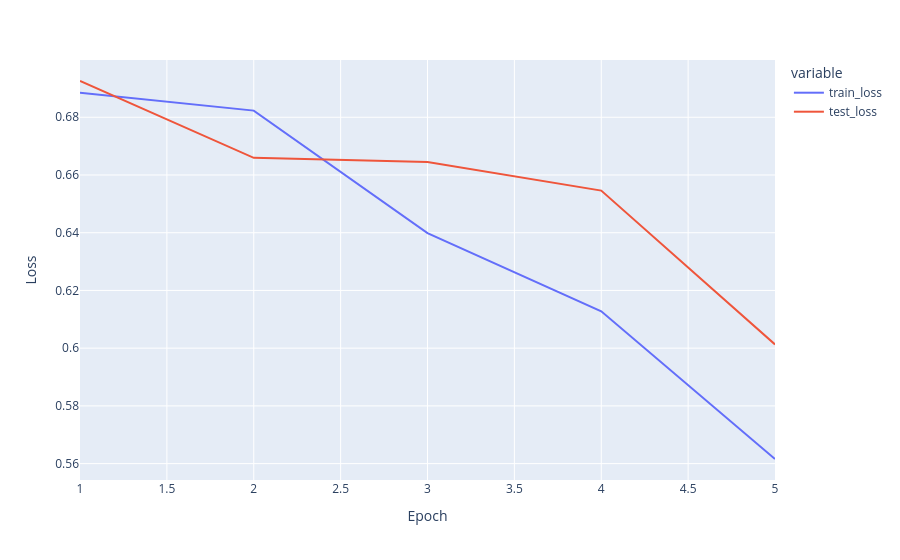

Notebook cell for this chart:
### Markdown cell above
### TASK 1.2. OBSERVATIONS

In a markdown cell, answer the following:

(1). What test accuracy did your vanilla RNN achieve?

(2). Plot training loss vs. epoch. Does the model converge? Any sign of overfitting?

(3). What is the vanishing gradient problem and why might it affect this model on long reviews? (2–3 sentences, no equations needed.)

### Code cell
from IPython.display import Markdown, display
import plotly.express as px

first_answer = f"(1) The maximum achieved test accuracy was {max(history_rnn["test_acc"])*100:.2f}%"
display(Markdown(first_answer))

plot = px.line(history_rnn, x=torch.arange(1,6), y=["train_loss", "test_loss"], labels={"value": "Loss", "x": "Epoch"})
second_answer = "(2) Yes the model shows signs of converging. After 5 epochs the train loss and test loss are both decreasing. Signs of overfitting are not present."
display(Markdown(second_answer))

third_answer = """(3) During training backpropagation is used to determine the rate at which the loss value changes with each weight in the network. For every nurmerical operation taken by the network, backpropagation will compute the partial gradient of the operation and multiply that with the backpropagated gradient. For long input sequences, the RNN has to recurse over the sequence and if partial gradient terms are less than 1 (or larger than 1) in magnitude, values shrink towards $0$ (or $\\infty$ (exploding gradients)). Ultimately this means early timesteps get almost no learning signal and the RNN will fail to learn long-range dependencies.
"""
display(Markdown(third_answer))

plot.show()

### Figure 1 — Plotly figure (JSON) as saved in the notebook; plotly's stock layout.template omitted (floating-point values rounded to 4 significant figures)
{"data": [{"hovertemplate": "variable=train_loss<br>Epoch=%{x}<br>Loss=%{y}<extra></extra>", "legendgroup": "train_loss", "line": {"color": "#636efa", "dash": "solid"}, "marker": {"symbol": "circle"}, "mode": "lines", "name": "train_loss", "orientation": "v", "showlegend": true, "type": "scatter", "x": [1, 2, 3, 4, 5], "xaxis": "x", "y": [0.6885, 0.6823, 0.6399, 0.6128, 0.5616], "yaxis": "y"}, {"hovertemplate": "variable=test_loss<br>Epoch=%{x}<br>Loss=%{y}<extra></extra>", "legendgroup": "test_loss", "line": {"color": "#EF553B", "dash": "solid"}, "marker": {"symbol": "circle"}, "mode": "lines", "name": "test_loss", "orientation": "v", "showlegend": true, "type": "scatter", "x": [1, 2, 3, 4, 5], "xaxis": "x", "y": [0.6926, 0.666, 0.6645, 0.6546, 0.6013], "yaxis": "y"}], "layout": {"legend": {"title": {"text": "variable"}, "tracegroupgap": 0}, "margin": {"t": 60}, "xaxis": {"anchor": "y", "domain": [0, 1], "title": {"text": "Epoch"}}, "yaxis": {"anchor": "x", "domain": [0, 1], "title": {"text": "Loss"}}}}
